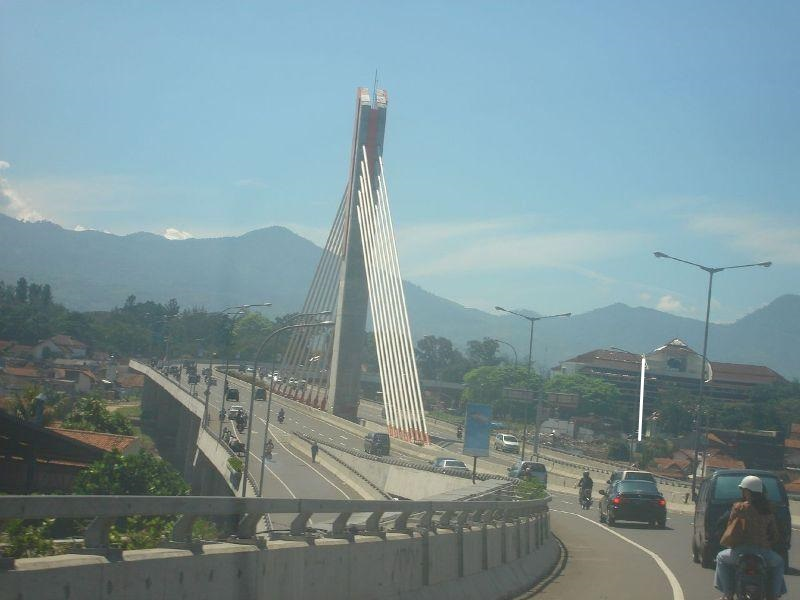
#> input picture Picture_UAS_Steganografi.jpg, 800 x 600 px
$ python visual_attack.py
#> lines starting #> are read from the running program, lines starting #| are printed output that depends on the picture; after the words box and inside, x2 and y2 are one past the last pixel; in counts of white or black regions, pixels touching at a corner belong together
import numpy as np
from PIL import Image
import os

def extract_lsb_plane(input_path, output_path):
#> called with input_path = 'Picture_UAS_Steganografi.jpg', output_path = 'lsb_plane_suspect.png'
    img = Image.open(input_path).convert('RGB')
#> img is the input picture: PIL image 800x600 RGB; mean R, G, B 123.9, 147.3, 152.5
    data = np.array(img)

    # Extract LSB of the Red channel (often used for hiding)
    lsb_red = (data[:,:,0] & 1) * 255
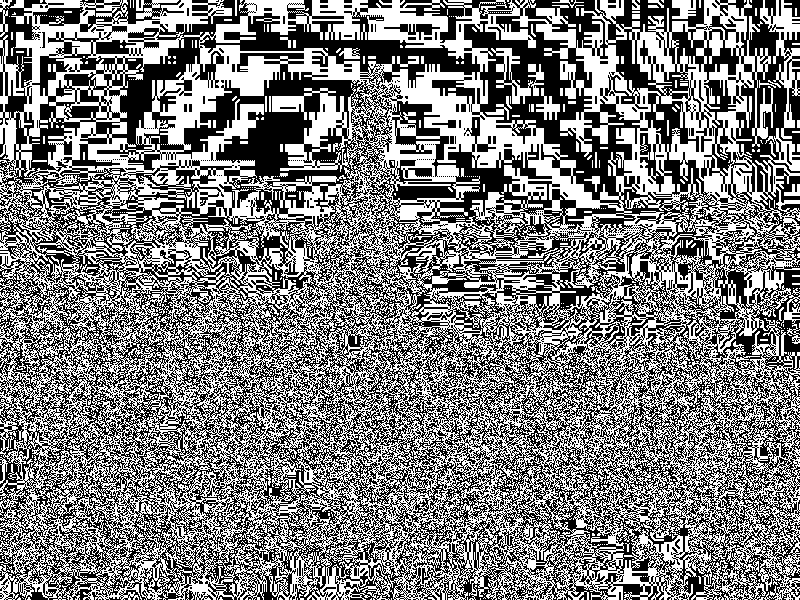
#> lsb_red: shape (600, 800); 49.5% white; 1219 white regions (1157 under 20 px), largest, box (x1, y1, x2, y2) and area: (0, 0, 800, 600) 228406, (760, 0, 800, 139) 1702, (491, 48, 544, 104) 917

    lsb_img = Image.fromarray(lsb_red.astype(np.uint8))
    lsb_img.save(output_path)
    print(f"LSB Plane saved to: {output_path}")

files = {
    "Suspect": "Picture_UAS_Steganografi.jpg",
    "Clean": "super_clean_baseline.jpg",
    "Steghide": "Picture_UAS_Steganografi_steghide.jpg"
}

for label, path in files.items():
    out = f"lsb_plane_{label.lower()}.png"
    extract_lsb_plane(path, out)
#> pass 2 of the loop `for label, path in files.items():`:
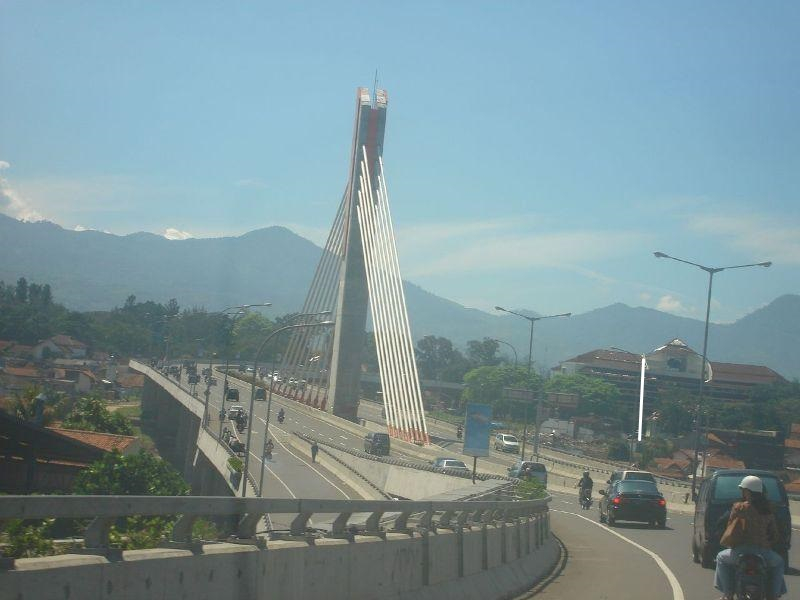
#> input picture super_clean_baseline.jpg, 800 x 600 px
#> in extract_lsb_plane, img is the input picture: PIL image 800x600 RGB; mean R, G, B 123.9, 147.3, 152.5
#> in extract_lsb_plane (call 2), `lsb_red = (data[:,:,0] & 1) * 255`:
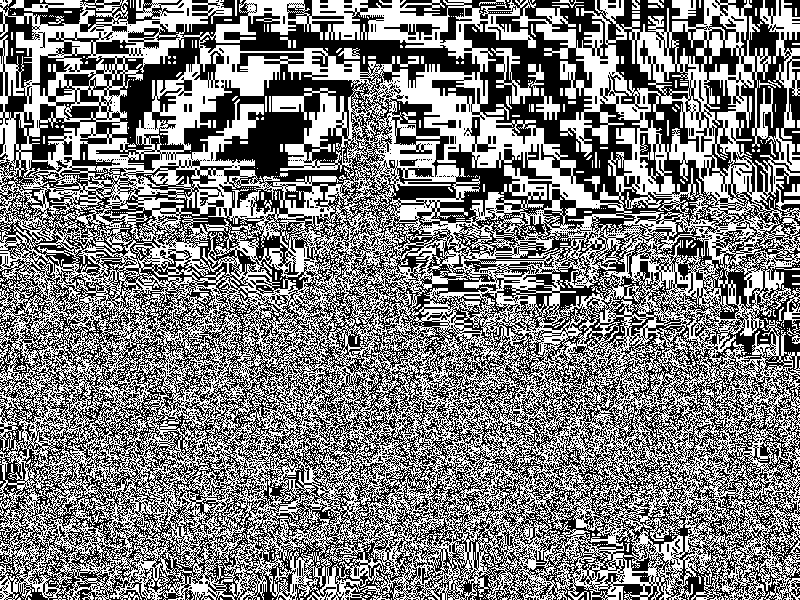
#> lsb_red: shape (600, 800); 49.5% white; 1255 white regions (1194 under 20 px), largest, box (x1, y1, x2, y2) and area: (0, 0, 800, 600) 228403, (760, 0, 800, 139) 1705, (491, 48, 544, 104) 916
#> pass 3 of the loop `for label, path in files.items():`:
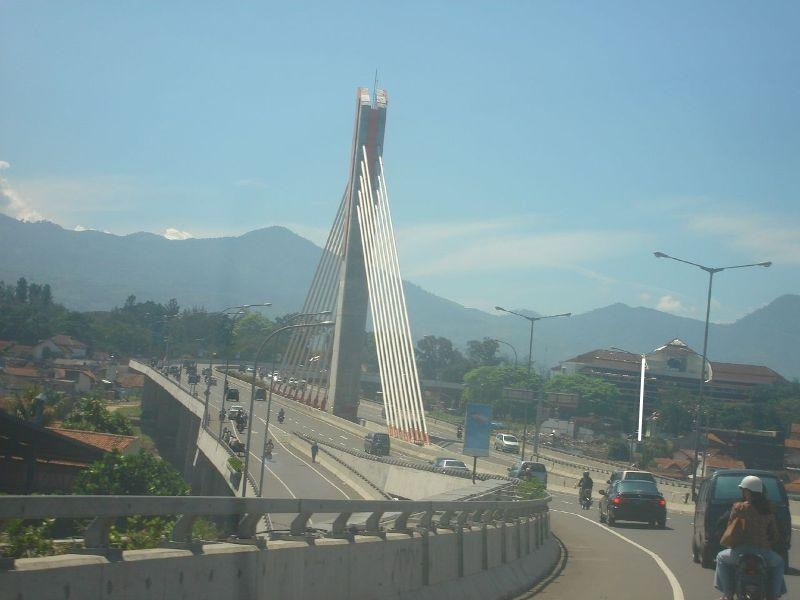
#> input picture Picture_UAS_Steganografi_steghide.jpg, 800 x 600 px
#> in extract_lsb_plane, img is the input picture: PIL image 800x600 RGB; mean R, G, B 123.9, 147.3, 152.5
#> in extract_lsb_plane (call 3), `lsb_red = (data[:,:,0] & 1) * 255`:
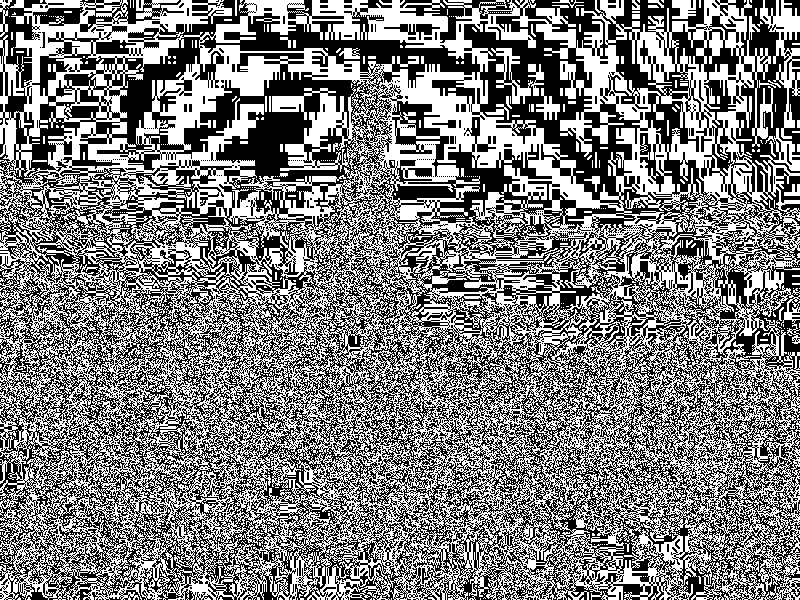
#> lsb_red: shape (600, 800); 49.5% white; 1202 white regions (1142 under 20 px), largest, box (x1, y1, x2, y2) and area: (0, 0, 800, 600) 228496, (760, 0, 800, 139) 1750, (491, 48, 544, 104) 917
